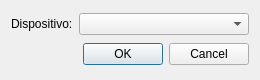
<?xml version="1.0" encoding="UTF-8"?>
<ui version="4.0">
 <class>Dispositivos</class>
 <widget class="QDialog" name="Dispositivos">
  <property name="geometry">
   <rect>
    <x>0</x>
    <y>0</y>
    <width>260</width>
    <height>80</height>
   </rect>
  </property>
  <property name="minimumSize">
   <size>
    <width>260</width>
    <height>80</height>
   </size>
  </property>
  <property name="maximumSize">
   <size>
    <width>260</width>
    <height>80</height>
   </size>
  </property>
  <property name="windowTitle">
   <string>Dispositivos</string>
  </property>
  <property name="windowIcon">
   <iconset resource="../../iconos.qrc">
    <normaloff>:/iconos/iconos/rec.png</normaloff>:/iconos/iconos/rec.png</iconset>
  </property>
  <layout class="QVBoxLayout" name="verticalLayout">
   <item>
    <layout class="QHBoxLayout" name="horizontalLayout">
     <item>
      <widget class="QLabel" name="label">
       <property name="sizePolicy">
        <sizepolicy hsizetype="Maximum" vsizetype="Maximum">
         <horstretch>0</horstretch>
         <verstretch>0</verstretch>
        </sizepolicy>
       </property>
       <property name="text">
        <string>Dispositivo:</string>
       </property>
      </widget>
     </item>
     <item>
      <widget class="QComboBox" name="comboBox"/>
     </item>
    </layout>
   </item>
   <item>
    <widget class="QDialogButtonBox" name="buttonBox">
     <property name="orientation">
      <enum>Qt::Horizontal</enum>
     </property>
     <property name="standardButtons">
      <set>QDialogButtonBox::Cancel|QDialogButtonBox::Ok</set>
     </property>
    </widget>
   </item>
  </layout>
 </widget>
 <resources>
  <include location="../../iconos.qrc"/>
 </resources>
 <connections>
  <connection>
   <sender>buttonBox</sender>
   <signal>accepted()</signal>
   <receiver>Dispositivos</receiver>
   <slot>accept()</slot>
   <hints>
    <hint type="sourcelabel">
     <x>248</x>
     <y>254</y>
    </hint>
    <hint type="destinationlabel">
     <x>157</x>
     <y>274</y>
    </hint>
   </hints>
  </connection>
  <connection>
   <sender>buttonBox</sender>
   <signal>rejected()</signal>
   <receiver>Dispositivos</receiver>
   <slot>reject()</slot>
   <hints>
    <hint type="sourcelabel">
     <x>316</x>
     <y>260</y>
    </hint>
    <hint type="destinationlabel">
     <x>286</x>
     <y>274</y>
    </hint>
   </hints>
  </connection>
 </connections>
</ui>
